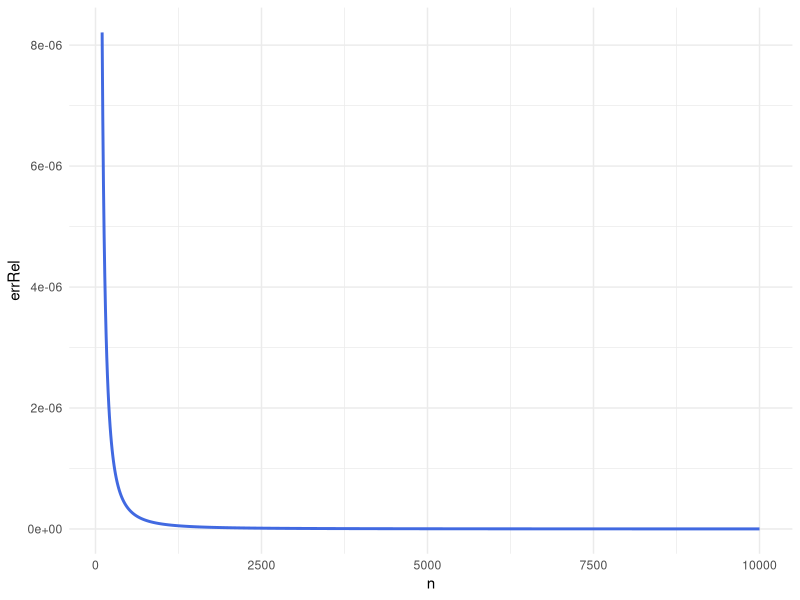

Write R code to recreate this figure.
library(tidyverse)

n <- seq(100, 10000, 10)
fx <- function(x) { exp(-x^2) }

trapecio <- function(num_part) {
  
  particiones <- seq(0, 1, length.out = num_part + 1)
  
  h <- (particiones[num_part+1] - particiones[1]) / num_part
  
  sumatoria <- sum(fx(particiones[-c(1, (num_part + 1))]))
  
  aproximacion <- h / 2 * (fx(0) + fx(1) + 2 * sumatoria)  
  
}

aprox <- map(n, ~trapecio(.)) %>% flatten_dbl()

real <- 0.746824132812

df <- data.frame(n = n,
           errRel = abs(real - aprox) / real)

df %>% 
  ggplot(aes(n, errRel)) +
  geom_line(size = 1, color = 'royal blue') +
  theme_minimal()
